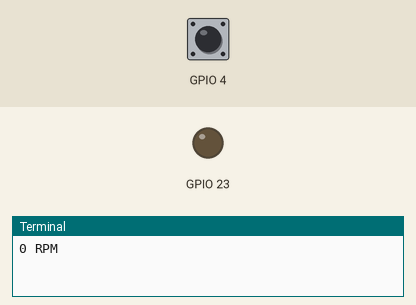
A program run on a simulated Raspberry Pi (BCM pin numbers). Shown: output pins drawn as LEDs (lit = HIGH), the last lines printed to the terminal. The inputs (shaded band) are chosen by the test bench; at power-on: GPIO 4 HIGH. The clock reads 2024-03-15 10:24:30 at power-on unless the program sets it.

Above: at 1.2 s.
1.3 s: GPIO 4 pulled LOW for 0.15 s
At 2.1 s:
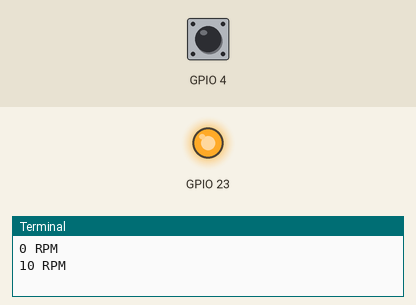
2.9 s: GPIO 4 pulled LOW for 1 s
At 3.3 s:
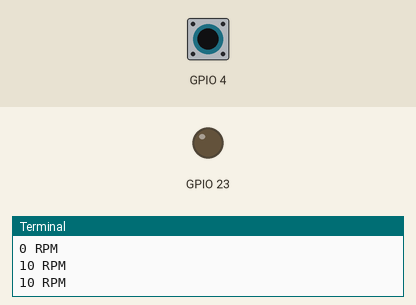
5.4 s: GPIO 4 pulled LOW for 3.2 s
At 6.4 s:
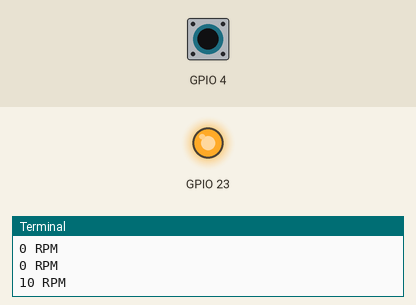
Timing chart, 0 to 8.4 s (numbered marks = the images above; inputs shaded):
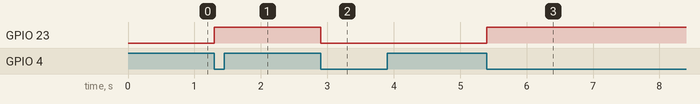

The program:

sensorTest.py
```python
#!/usr/bin/env python3
# Figet Spinner sensor test
# By Mike Cook - July 2017

import time, os
import RPi.GPIO as io
io.setwarnings(False)


io.setmode(io.BCM)
io.setup(4, io.IN, pull_up_down=io.PUD_UP)
io.setup(23, io.OUT) # feedback

count = 0

def pulse(channel):
    global count
    count += 1
    io.output(23,not(io.input(23)))

def main():
    global count
    io.add_event_detect(4, io.FALLING, callback = pulse)
    while 1:
      interval = time.time()
      lastCount=count
      while time.time() - interval <1.0:
          pass
      print((count-lastCount)*10,"RPM")

# Main program logic:
if __name__ == '__main__':
   try:
      main()
   finally:
      io.cleanup()
```

Measured:
- after the input at 1.3 s, GPIO 23: LOW → HIGH at once
- after the input at 2.9 s, GPIO 23: HIGH → LOW at once
- after the input at 5.4 s, GPIO 23: LOW → HIGH at once
